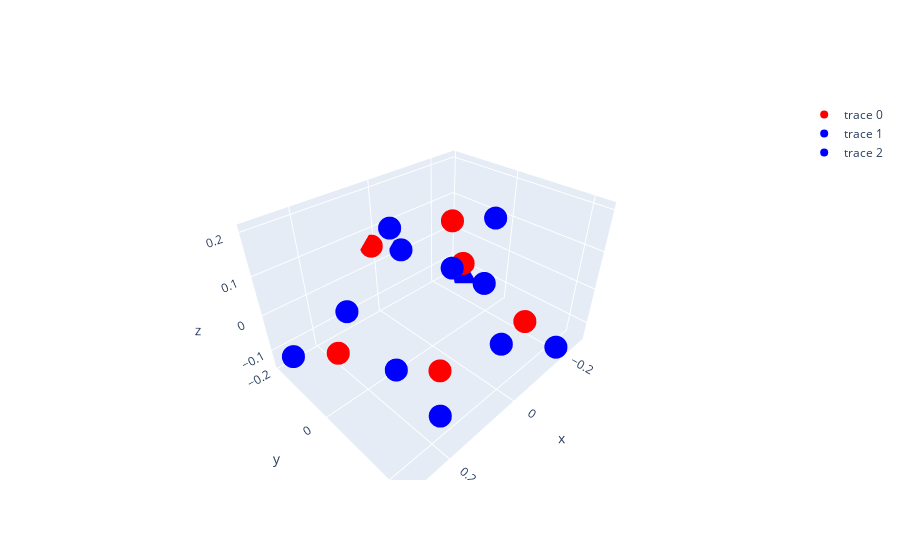

Notebook source saved alongside this figure:
### Code cell
getEnergy(prism_book)

### Figure 1 — Plotly figure (JSON) as saved in the notebook; plotly's stock layout.template omitted (floating-point values rounded to 4 significant figures)
{"data": [{"marker": {"color": "red"}, "mode": "markers", "type": "scatter3d", "x": [-0.002781, 0.1361, -0.1399, 0.2086, -0.2237, 0.01801], "y": [0.0524, 0.157, 0.1613, -0.09048, -0.1075, -0.1924], "z": [0.2059, -0.02816, -0.06208, -0.09768, -0.05913, 0.05886]}, {"marker": {"color": "blue"}, "mode": "markers", "type": "scatter3d", "x": [0.05138, 0.1754, -0.0429, 0.2909, -0.2664, 0.01106], "y": [0.1045, 0.07175, 0.1693, -0.1382, -0.1329, -0.126], "z": [0.1449, -0.05847, -0.06541, -0.0848, -0.1412, 0.1294]}, {"marker": {"color": "blue"}, "mode": "markers", "type": "scatter3d", "x": [-0.09051, 0.2029, -0.1725, 0.142, -0.2027, -0.06874], "y": [0.09002, 0.2236, 0.2335, -0.1395, -0.01326, -0.1853], "z": [0.1942, -0.04606, -0.1163, -0.04362, -0.0701, 0.01576]}], "layout": {"xaxis": {"anchor": "y", "domain": [0, 1]}, "yaxis": {"anchor": "x", "domain": [0, 1]}}}
